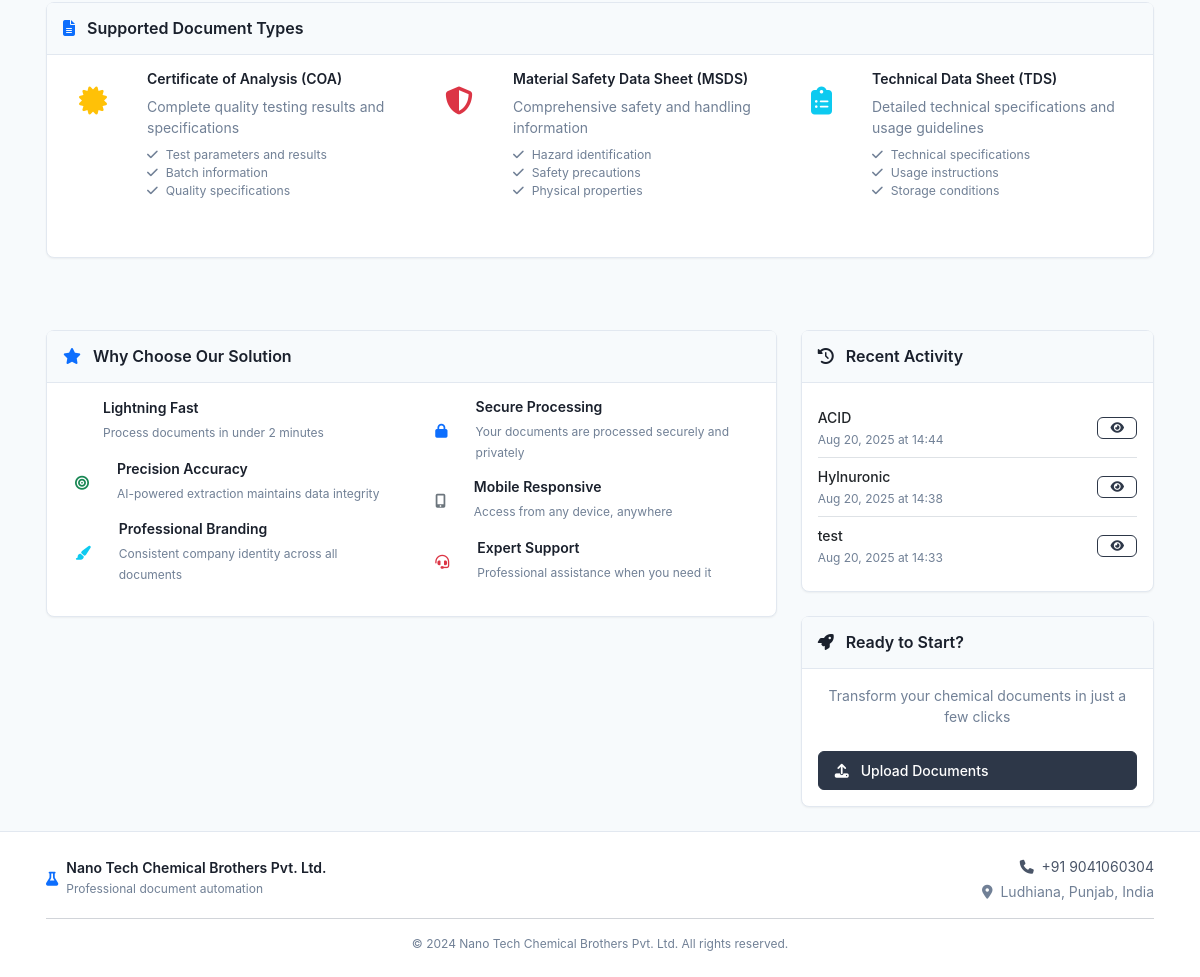
The app's page /home (lower part), older data.
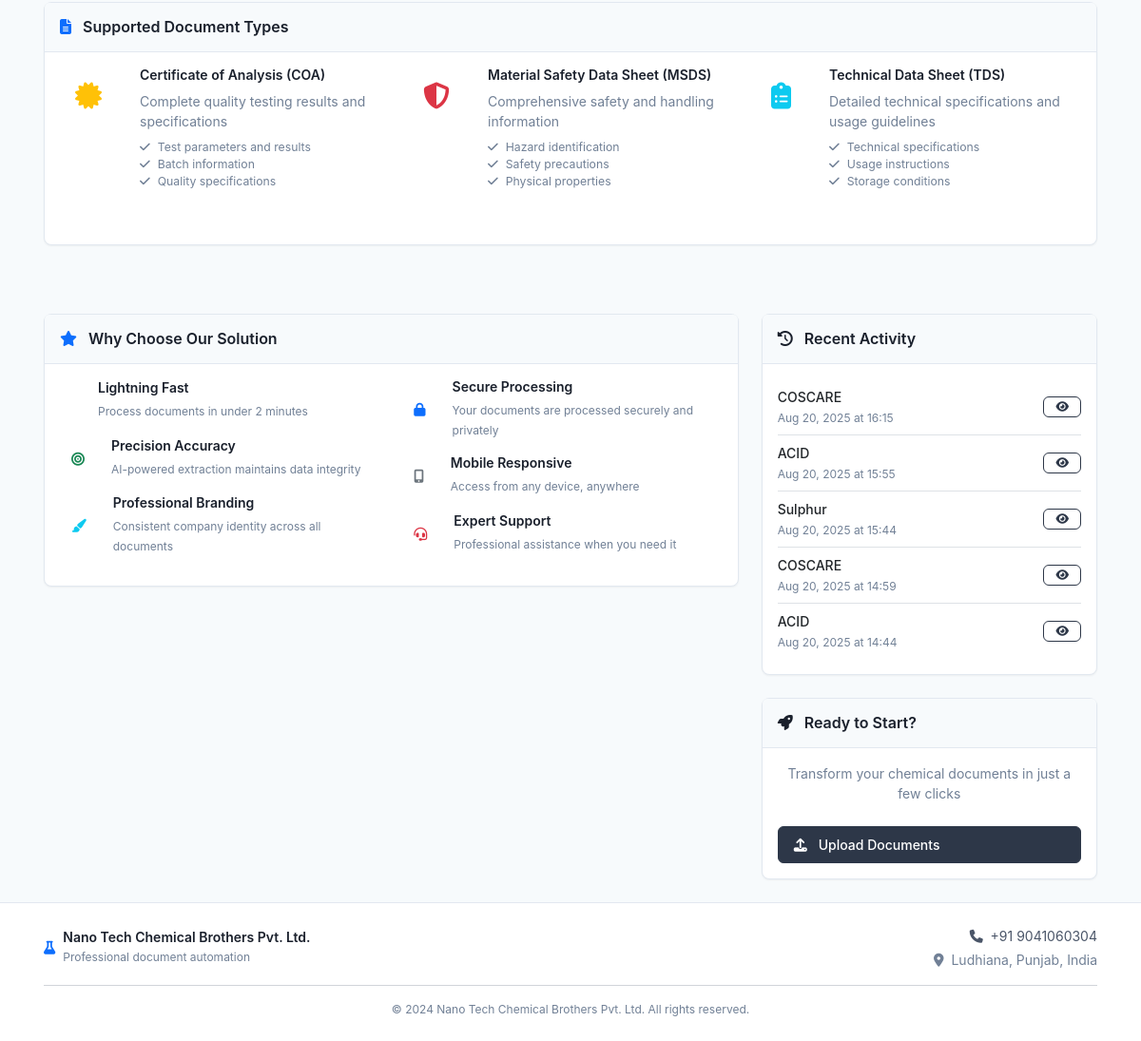
The same page, newer data.
### models.py (models this page shows, shortened)
class DocumentSet(db.Model):
    id = db.Column(db.Integer, primary_key=True)
    original_product_name = db.Column(db.String(200), nullable=False)
    company_product_name = db.Column(db.String(200), nullable=False)
    supplier_name = db.Column(db.String(200), nullable=False)
    cas_number = db.Column(db.String(50))
    inci_name = db.Column(db.String(200))
    molecular_formula = db.Column(db.String(100))
    batch_number = db.Column(db.String(100))
    manufacturing_date = db.Column(db.Date)
    expiry_date = db.Column(db.Date)
    created_at = db.Column(db.DateTime, default=datetime.utcnow)
    supplier_coa_path = db.Column(db.String(500))
    supplier_msds_path = db.Column(db.String(500))
    supplier_tds_path = db.Column(db.String(500))
    generated_coa_path = db.Column(db.String(500))
    generated_msds_path = db.Column(db.String(500))
    generated_tds_path = db.Column(db.String(500))
    extracted_data = db.Column(db.Text)  # Will store JSON string

### routes.py (the view)
@app.route('/home')
def home():
    recent_documents = DocumentSet.query.order_by(DocumentSet.created_at.desc()).limit(5).all()
    return render_template('index.html', recent_documents=recent_documents)

### templates/index.html (shortened to what the changed rows need)
{% extends "base.html" %}
{% block content %}
<div class="container">
    <div class="row">
        <div class="col-lg-4">
            {% if recent_documents %}
            <div class="card mb-4">
                <div class="card-body">
                    {% for doc in recent_documents %}
                    <div class="d-flex justify-content-between align-items-center py-2 {% if not loop.last %}border-bottom{% endif %}">
                        <div>
                            <div class="fw-medium">{{ doc.company_product_name }}</div>
                            <small class="text-muted">{{ doc.created_at.strftime('%b %d, %Y at %H:%M') }}</small>
                        </div>
                        <a href="{{ url_for('results', doc_set_id=doc.id) }}" class="btn btn-sm btn-outline-primary">
                            <i class="fas fa-eye"></i>
                        </a>
                    </div>
                    {% endfor %}
                </div>
            </div>
            {% endif %}
        </div>
    </div>
</div>
{% endblock %}

Row changes from the older to the newer data that the page shows:
no longer on this page (row unchanged): DocumentSet: company_product_name "Hylnuronic", created_at "Aug 20, 2025 at 14:38"
no longer on this page (row unchanged): DocumentSet: company_product_name "test", created_at "Aug 20, 2025 at 14:33"
added DocumentSet: company_product_name "COSCARE", created_at "Aug 20, 2025 at 16:15"
added DocumentSet: company_product_name "ACID", created_at "Aug 20, 2025 at 15:55"
added DocumentSet: company_product_name "Sulphur", created_at "Aug 20, 2025 at 15:44"
added DocumentSet: company_product_name "COSCARE", created_at "Aug 20, 2025 at 14:59"
